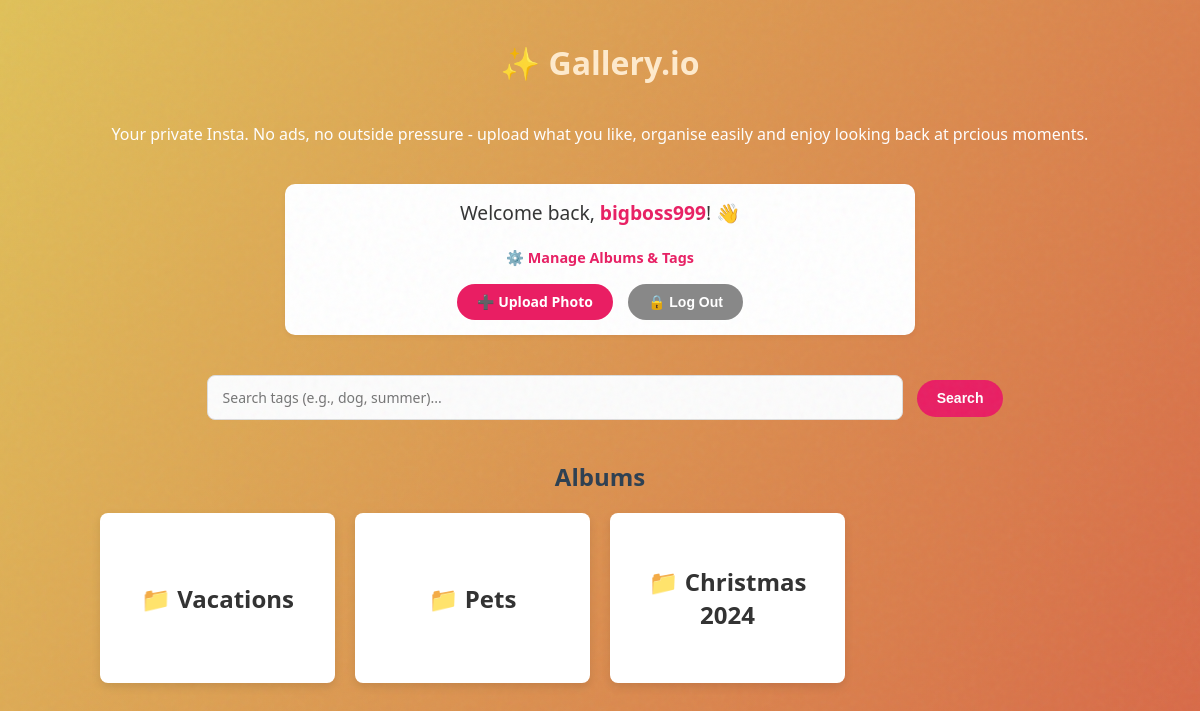
The app's page / (signed in) with its own data.
### gallery/models.py (models this page shows, shortened)
class Folder(models.Model):
    name = models.CharField(max_length=100)
    user = models.ForeignKey(User, on_delete=models.CASCADE)

### gallery/views.py (the view)
# urls.py: path('', home, name='home'),
def home(request):
    if request.user.is_authenticated:
        folders = Folder.objects.filter(user=request.user)
    else:
        folders = []
    return render(request, 'home.html', {'folders': folders})

### gallery/templates/home.html (shortened to what this page needs)
{% load static %}
<!DOCTYPE html>
<html>
<head>
    <link rel="stylesheet" href="{% static 'style.css' %}">
</head>
<body>
    <div class="container">
        <h1 style="margin-bottom: 20px; color: blanchedalmond;">✨ Gallery.io </h1>
        <div style="text-align: center; margin-bottom: 20px; color: white; padding: 3px; margin-left: auto; margin-right: auto;">
            <p>Your private Insta. No ads, no outside pressure - upload what you like, organise easily and enjoy looking back at prcious moments.</p>
        </div>
        <div style="text-align: center; margin-bottom: 30px; background: white; padding: 15px; border-radius: 10px; box-shadow: 0 2px 5px rgba(0,0,0,0.05); max-width: 600px; margin-left: auto; margin-right: auto;">
            {% if user.is_authenticated %}
                <p style="font-size: 1.2em; margin-top: 0;">
                    Welcome back, <strong style="color: #e91e63;">{{ user.username }}</strong>! 👋
                </p>
                <p>
                    <a href="{% url 'manage_library' %}" style="font-size: 0.9em;">⚙️ Manage Albums & Tags</a>
                </p>
                <div style="display: flex; gap: 15px; justify-content: center; align-items: center;">
                    <a href="/upload/" class="btn">➕ Upload Photo</a>
                    <form action="{% url 'logout' %}" method="post" style="margin: 0;">
                        <button type="submit" class="btn btn-secondary">🔒 Log Out</button>
                    </form>
                </div>
            {% else %}
                <p><strong>This gallery is private.</strong><br>Please log in to view albums.</p>
                <a href="{% url 'login' %}" class="btn">🔑 Log In</a>
            {% endif %}
        </div>
        {% if user.is_authenticated %}
            <div class="header-actions" style="justify-content: center; border-bottom: none;">
                <form action="{% url 'search_results' %}" method="get">
                    <input type="text" name="q" placeholder="Search tags (e.g., dog, summer)..." style="width: 60%; margin: 10px;">
                    <button type="submit" class="btn">Search</button>
                </form>
            </div>
            <h2>Albums</h2>
            <div class="gallery-grid">
                {% for folder in folders %}
                    <a href="{% url 'folder_detail' folder.id %}" class="photo-card" style="text-decoration: none; color: inherit; display: flex; align-items: center; justify-content: center; height: 150px; font-size: 1.5em; background: #fff;">
                       📁 {{ folder.name }}
                    </a>
                {% empty %}
                    <p>No albums found.</p>
                {% endfor %}
            </div>
        {% endif %} </div>
</body>
</html>

### static/style.css (style rules this page uses)
body { font-family: 'Segoe UI', Tahoma, Geneva, Verdana, sans-serif; color: #333; margin: 0; padding: 20px; background: linear-gradient(120deg, #e0c159 0%, #d86647 100%); min-height: 100vh; }
body::before { content: ""; position: fixed; top: 0; left: 0; width: 100%; height: 100%; opacity: 0.05; z-index: 2; pointer-events: none; }
h1, h2 { color: #2c3e50; text-align: center; }
a { color: #e91e63; text-decoration: none; font-weight: bold; }
button, .btn { height: fit-content; z-index: 2000; padding: 10px 20px; background-color: #e91e63; color: white !important; border: none; border-radius: 25px; cursor: pointer; font-size: 14px; font-weight: bold; transition: transform 0.1s, background-color 0.2s; text-decoration: none !important; display: inline-flex; align-items: center; justify-content: center; line-height: 1.2; margin: 0; }
.btn-secondary { z-index: 2000; background-color: #888; }
form { z-index: 2000; text-align: center; margin-bottom: 30px; }
input[type="text"], input[type="password"] { padding: 10px; width: 300px; border: 1px solid #ddd; border-radius: 5px; margin-bottom: 10px; z-index: 2000; }
.gallery-grid { z-index: 2000; display: grid; grid-template-columns: repeat(auto-fill, minmax(200px, 1fr)); gap: 20px; max-width: 1000px; margin: 0 auto; }
.photo-card { z-index: 2000; background: white; padding: 10px; border-radius: 8px; box-shadow: 0 4px 10px rgba(0,0,0,0.1); text-align: center; transition: transform 0.2s; cursor: pointer; }
input[type="text"], textarea, select { z-index: 2000; width: 100%; padding: 12px 15px; border: 1px solid #ddd; border-radius: 8px; margin-bottom: 20px; box-sizing: border-box; font-family: inherit; font-size: 14px; background-color: #fcfcfc; }

### records on screen
Folder: name "Vacations"
Folder: name "Pets"
Folder: name "Christmas 2024"

### other values on screen
{{ user.username }} "bigboss999"
